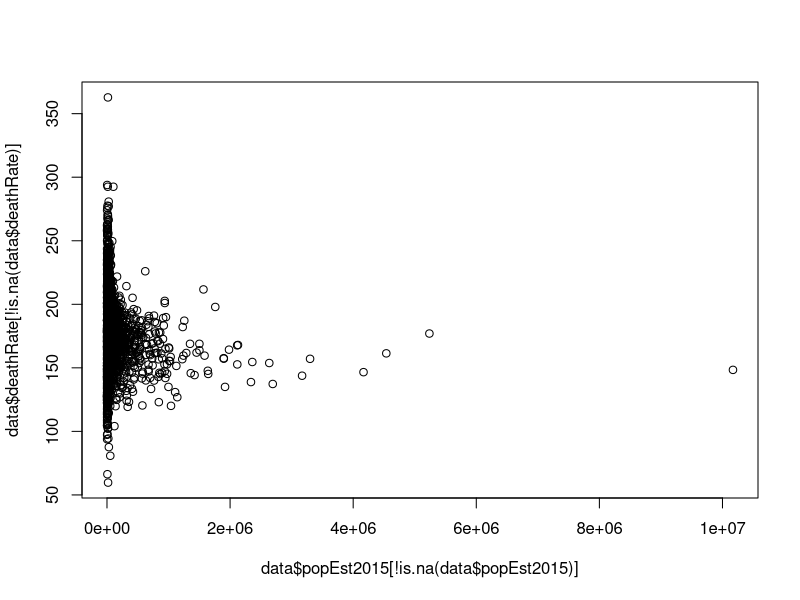
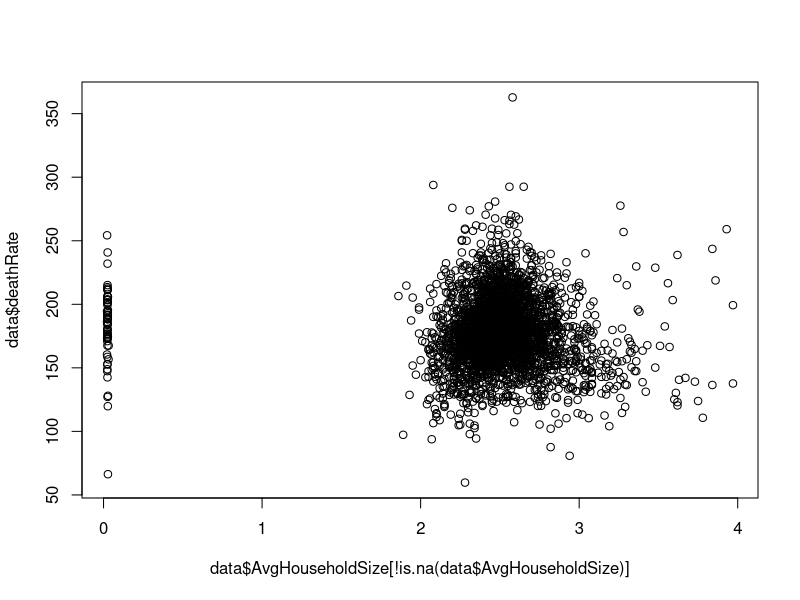
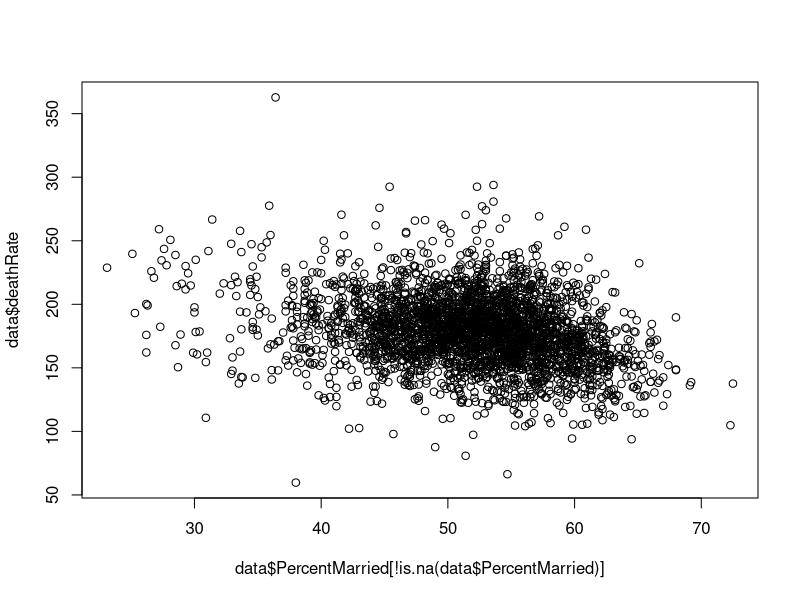

Recreate these plots in R, in order. (Note: this script raises an error after producing the figures.)
## ---- chunk 1
knitr::opts_chunk$set(echo = F)
## ---- chunk 2
setwd("~/Desktop/Courses/W203 - Stat for Data Science/Lab_1/MIDS_LAB01")
data = read.csv("cancer.csv")
## ---- chunk 3
colnames(data)
## ---- chunk 4
plot(data$deathRate[!is.na(data$deathRate)] ~ data$popEst2015[!is.na(data$popEst2015)])
plot(data$deathRate ~ data$AvgHouseholdSize[!is.na(data$AvgHouseholdSize)])
plot(data$deathRate ~ data$PercentMarried[!is.na(data$PercentMarried)])
plot(data$deathRate ~ data$Geography[!is.na(data$Geography)])
plot(data$deathRate ~ data$avgAnnCount[!is.na(data$avgAnnCount)])
plot(data$deathRate ~ data$BirthRate[!is.na(data$BirthRate)])
#plot(data$deathRate ~ data$binnedInc[!is.na(data$binnedInc)])
## ---- chunk 5
plot(data$deathRate ~ data$MedianAge)
plot(data$deathRate ~ data$MedianAgeMale)
plot(data$deathRate ~ data$MedianAgeFemale)
## ---- chunk 6
plot(data$deathRate ~ data$medIncome)
plot(data$deathRate ~ data$povertyPercent)
plot(data$deathRate ~ data$binnedInc)
plot(data$deathRate ~ data$PctEmployed16_Over)
plot(data$deathRate ~ data$PctUnemployed16_Over)
## ---- chunk 7
plot(data$deathRate ~ data$PctWhite)
plot(data$deathRate ~ data$PctBlack)
plot(data$deathRate ~ data$PctAsian)
plot(data$deathRate ~ data$PctOtherRace)
## ---- chunk 8
plot(data$deathRate ~ data$PctNoHS18_24)
plot(data$deathRate ~ data$PctHS18_24)
plot(data$deathRate ~ data$PctHS25_Over)
plot(data$deathRate ~ data$PctSomeCol18_24)
plot(data$deathRate ~ data$PctBachDeg18_24)
plot(data$deathRate ~ data$PctBachDeg25_Over)
## ---- chunk 9
plot(data$deathRate ~ data$PctPrivateCoverage)
plot(data$deathRate ~ data$PctEmpPrivCoverage)
plot(data$deathRate ~ data$PctPublicCoverage)
